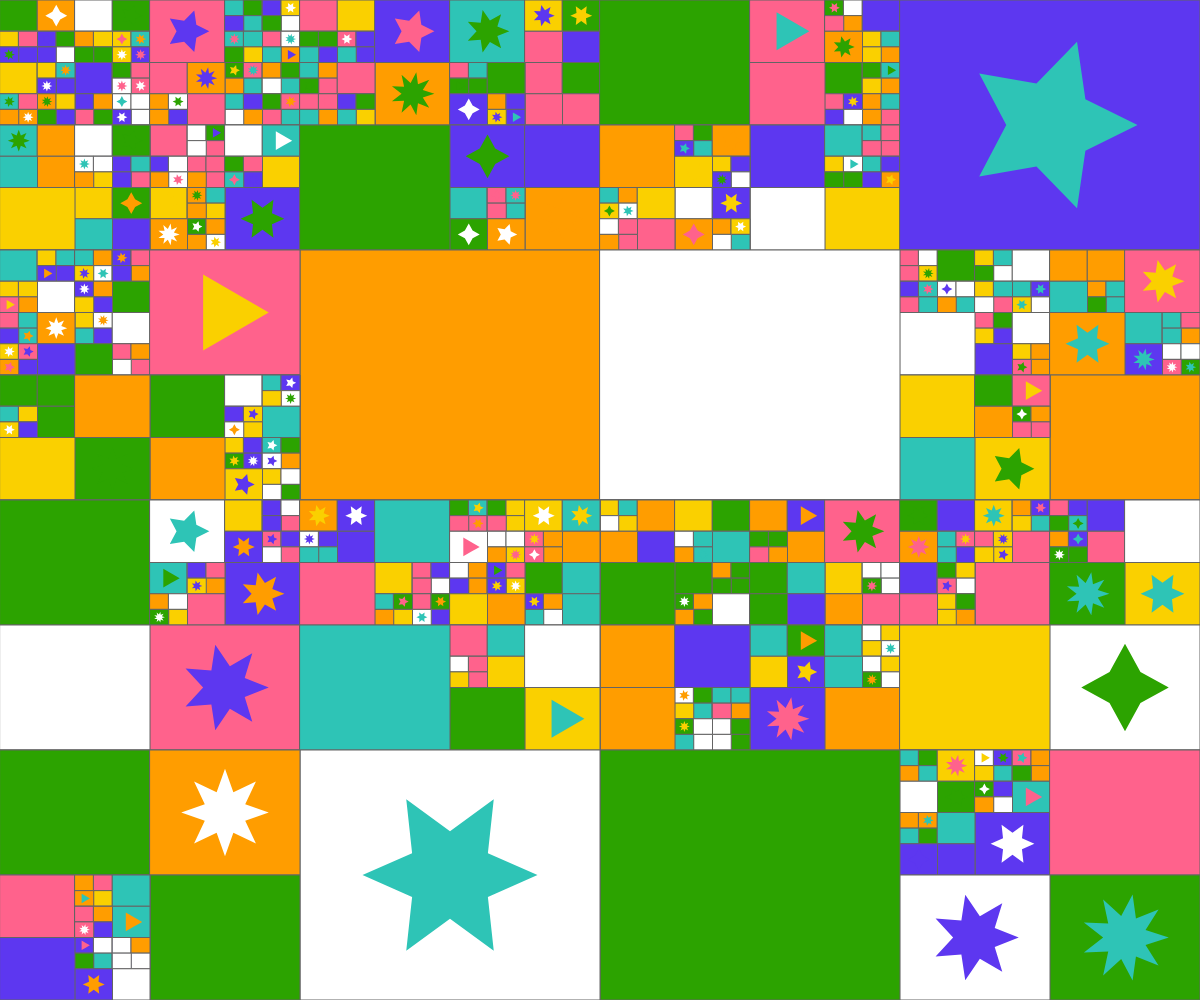
Frame 1 (no input)
Frame 60 (no input): identical to frame 1, image omitted
Frame 120 (the mouse pressed at the canvas centre since frame 60): identical to frame 1, image omitted

The p5.js sketch that drew this single still picture (run headless with seeded random() and noise() and a simulated clock; from frame 60 on, the mouse is pressed at the canvas centre):

// p5.js sketch
// ── sketch.js
/**
 * Title
 * Started: 8/22/21
 * By: Art See Clarke
 * Twitter: https://twitter.com/thecodemedium
 * GitHub: https://github.com/codemedium
 * Personal website: https://codemedium.com
 *
 * 		 "Any sufficiently advanced technology is indistinguishable from magic"
 * 		 - Arthur C. Clarke
 *
 * Description: 
 */

/**
 * Main brush
 */
main = {
  strokeWeight: 1
}

/**
 * Color palettes
 */
// VSCode Shades of purple editor colors
colors = ['#ffffff', '#ff628c', '#FF9D00', '#fad000', '#2ca300', '#2EC4B6', '#5D37F0']
bgColor = [0, 25, 60]

/**
 * Sketch entry point
 */
function setup() {
  params = Object.assign({
    maxDepth: 6
  }, getURLParams())

	createCanvas(windowWidth, windowHeight)

  background(bgColor)
  main.obj = new BinarySpacePartition()
}

function draw() {
  main.obj
}

/**
 * Returns a color in colors
 */
function getColor (transparent = '') {
  return colors[Math.floor(random(colors.length))] + transparent
}

/**
 * Creates a new binary space partition
 */
class BinarySpacePartition {
  constructor () {
    this.x = 0
    this.y = 0
    this.width = windowWidth
    this.height = windowHeight
    this.recreate()
    this.draw()
  }

  recreate () {
    this.children = this.subdivide(0, this)
  }

  /**
   * Draw once
   */
  draw () {    
    this.updateChildren(this.children)
  }
  
  /**
   * Recursive method that subdivides the rectangle
   */
  subdivide (depth = 0, parent) {
    const divisions = [{}, {}, {}, {}]
    
    // Setup properties and maybe create children
    divisions.forEach((division, i) => {
      divisions[i].isDivided = random() > Math.min(depth / 10 + .1, .9)
      divisions[i].fill = getColor()
      divisions[i].width = parent.width / 2
      divisions[i].height = parent.height / 2
    })
    
    // NW
    divisions[0].x = parent.x
    divisions[0].y = parent.y
    // NE
    divisions[1].x = parent.x + parent.width / 2
    divisions[1].y = parent.y
    // SE
    divisions[2].x = parent.x + parent.width / 2
    divisions[2].y = parent.y + parent.height / 2
    // SW
    divisions[3].x = parent.x
    divisions[3].y = parent.y + parent.height / 2
    
    // Setup children
    ++depth
    divisions.forEach((division, i) => {
      if (divisions[i].isDivided && depth < params.maxDepth) {
        divisions[i].children = this.subdivide(depth, divisions[i])
      }
    })
    
    return divisions
  }
    
  /**
   * Recursively update children
   */
  updateChildren (children) {
    children.forEach(child => {
      strokeWeight(main.strokeWeight)
      stroke(100)
      fill(child.fill)
      rect(child.x, child.y, child.width, child.height)

      // Draw children or...
      if (child.children) {
        this.updateChildren(child.children)
      // ... Maybe draw a shape
      } else {
        if (random() > .7) {
          noStroke()
          fill(getColor())
          let size = Math.min(child.width, child.height) * .35
          star(child.x + child.width / 2, child.y + child.height / 2, size / 2, size, Math.floor(random(3, 10)))
        }
      }
    })
  }
}



/**
 * Creates a star
 * @see https://p5js.org/examples/form-star.html
 */
function star (x, y, radius1, radius2, npoints) {
  let angle = TWO_PI / npoints
  let halfAngle = angle / 2.0
  beginShape()

  for (let a = 0; a < TWO_PI; a += angle) {
    let sx = x + cos(a) * radius2
    let sy = y + sin(a) * radius2
    vertex(sx, sy)
    sx = x + cos(a + halfAngle) * radius1
    sy = y + sin(a + halfAngle) * radius1
    vertex(sx, sy)
  }
  
  endShape(CLOSE)
}










/**
 * Handle keypressed across multiple files
 */
 function keyPressed () {
  keypressFn.forEach(fn => fn())
}

/**
 * Split keypressed into multiple functions
 * - On my localhost I have another file to record the canvas into a video,
 *   but on OpenProcessing.org this file is not. Locally, the other file
 *   adds another function that starts recording if space is pressed
 * 
 * @see https://github.com/CodeMedium/subdivided-starships
 */
const keypressFn = [function () {
  switch (keyCode) {
    // Space
    case 32:
      main.obj.recreate()
      main.obj.draw()
      break
    // 1
    case 49:
      break
    // 2
    case 50:
      break
    // 3
    case 51:
      break
    // 4
    case 52:
      break
    // 5
    case 53:
      break
  }
}]
